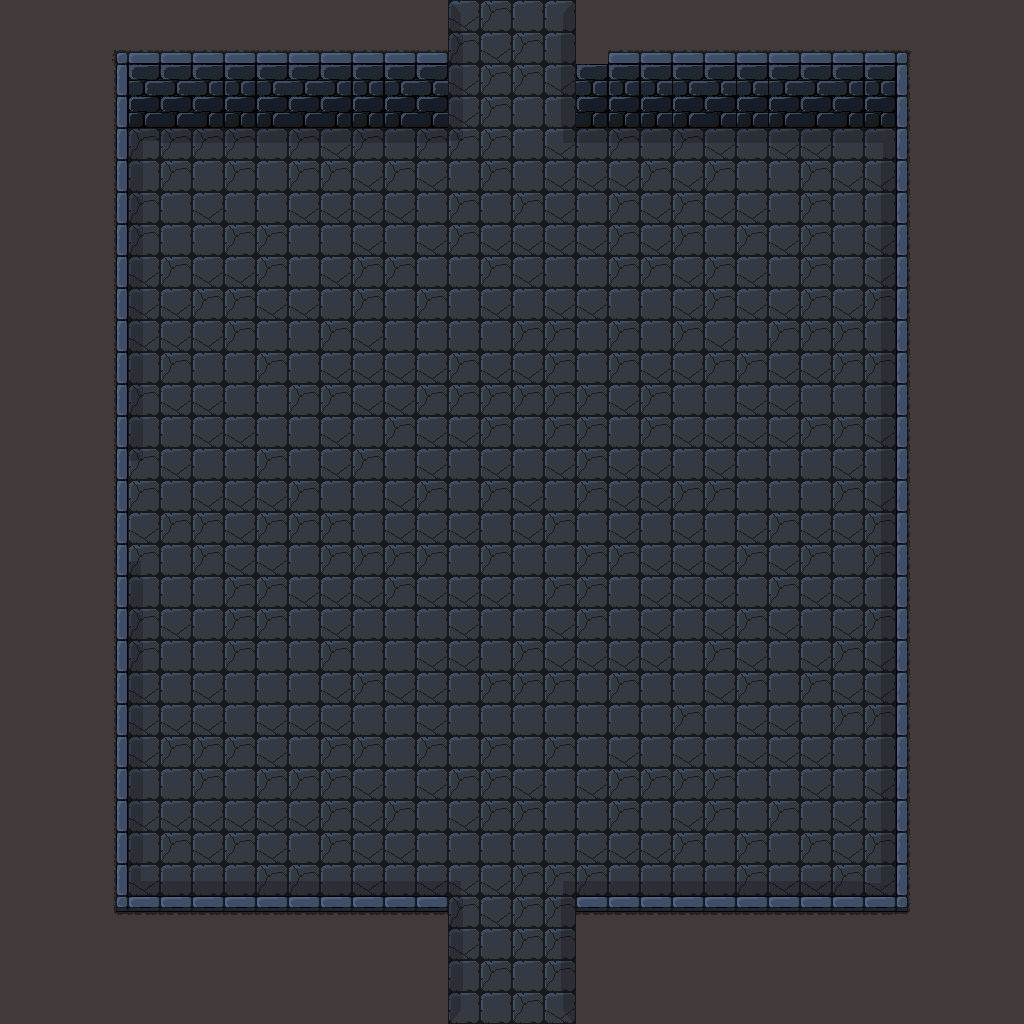

A 2D game scene composited from a Tiled map and its tileset images. What follows is a short description and the map's XML, with each tile layer's data collapsed to a summary:
An orthogonal 32x32 tile map with 32x32 px tiles, 2 tile layers (Tile Layer 1, Tile Layer 2) and 10 objects.

<map version="1.0" orientation="orthogonal" renderorder="right-down" width="32" height="32" tilewidth="32" tileheight="32" nextobjectid="26">
 <tileset firstgid="1" name="dungeon" tilewidth="32" tileheight="32" tilecount="64">
  <image source="../assets/Sprites/Worlds/dungeon.png" width="256" height="256" />
 </tileset>
 <layer name="Tile Layer 1" width="32" height="32">
  <data>[1024 cells, 1024 non-empty, 4 distinct tile ids]</data>
 </layer>
 <layer name="Tile Layer 2" width="32" height="32">
  <data>[1024 cells, 280 non-empty, 23 distinct tile ids]</data>
 </layer>
 <objectgroup name="Object Layer 1">
  <object id="15" x="898.667" y="56" width="9.33333" height="854.667" />
  <object id="16" x="116" y="56" width="12" height="852" />
  <object id="17" x="117.333" y="897.333" width="329.333" height="12" />
  <object id="18" x="578.667" y="900" width="330.667" height="13.3333" />
  <object id="19" x="116" y="53.3333" width="329.333" height="41.3333" />
  <object id="20" x="577.333" y="56" width="332" height="40" />
  <object id="21" x="436" y="0" width="12" height="96" />
  <object id="22" x="577.333" y="4" width="12" height="90.6667" />
  <object id="24" x="432" y="900" width="14.6667" height="125.333" />
  <object id="25" x="578.667" y="904" width="10.6667" height="121.333" />
 </objectgroup>
</map>
